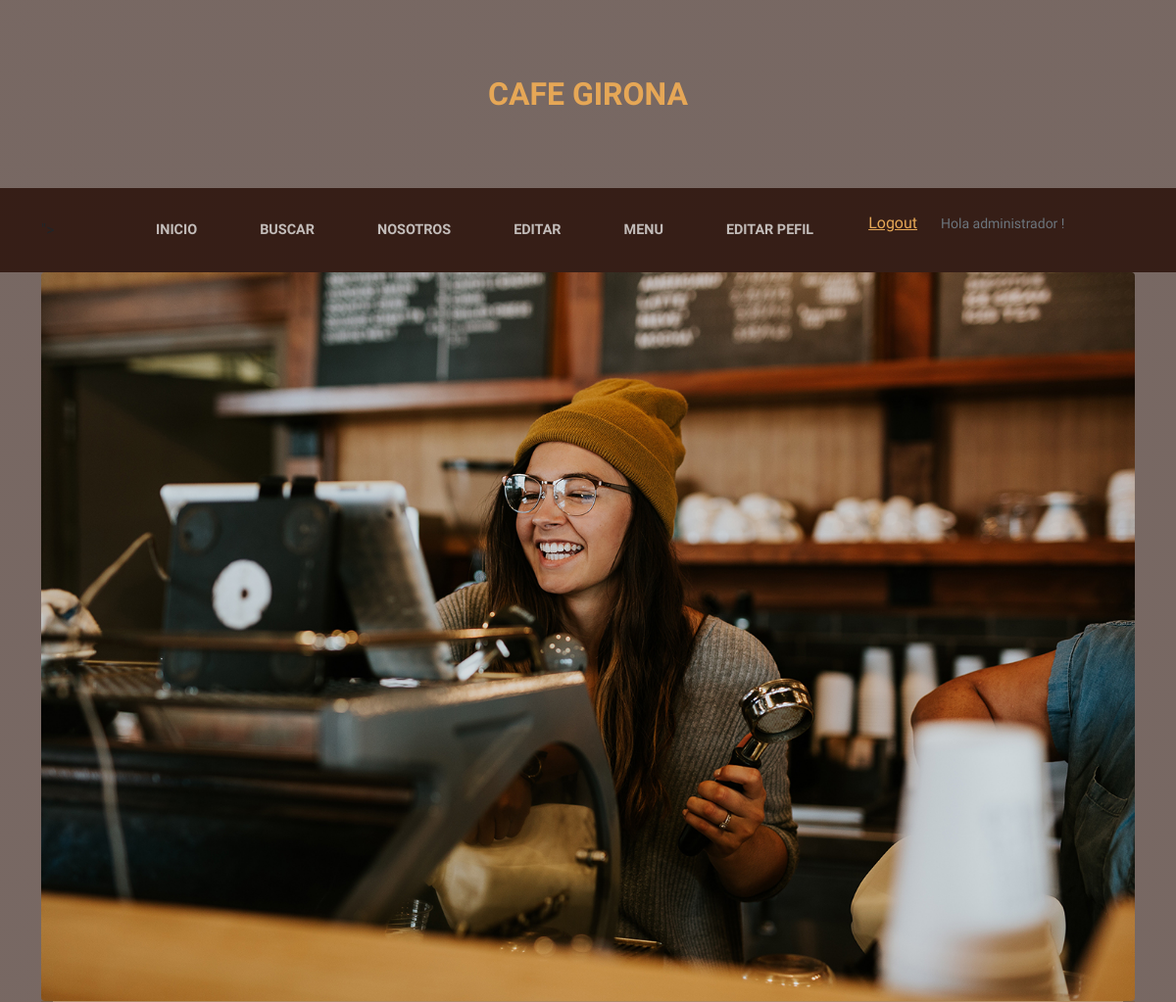
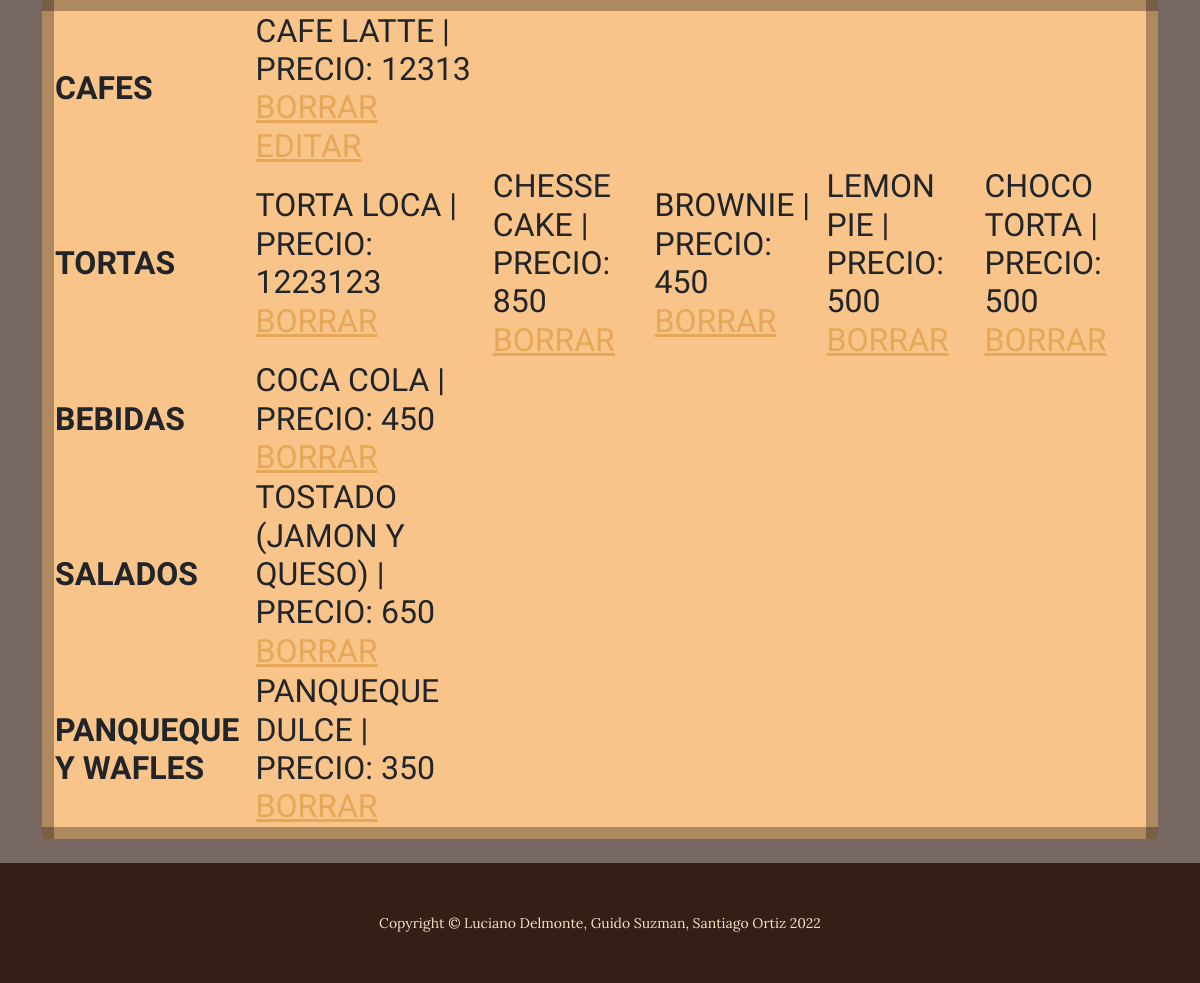
The page /menu/ (signed in) on the database its author committed (2 pictures, top to bottom).
### app_tienda/models.py (models this page shows)
class Cafe(models.Model):
    nombre_cafe =  models.CharField(max_length=50)
    precio = models.IntegerField()
    descripcion = models.CharField(max_length = 100)
    def __str__(self):
        return f"{self.nombre_cafe} | Precio: {self.precio}"

class Torta(models.Model):
    nombre_torta = models.CharField(max_length = 50)
    precio = models.IntegerField()
    descripcion = models.CharField(max_length = 100)
    def __str__(self):
        return f"{self.nombre_torta} | Precio: {self.precio} "

class Bebidas(models.Model):
    nombre_bebida = models.CharField(max_length = 100)
    precio = models.IntegerField()
    def __str__(self):
        return f"{self.nombre_bebida} | Precio: {self.precio}"

class Salados(models.Model):
    nombre_salados = models.CharField(max_length=100)
    precio = models.IntegerField()
    def __str__(self):
        return f"{self.nombre_salados} | Precio: {self.precio}"

class Panqueques_Wafles(models.Model):
    nombre_PW = models.CharField(max_length= 100)
    precio = models.IntegerField()
    def __str__(self):
        return f"{self.nombre_PW} | Precio: {self.precio}"

### app_tienda/views.py (the view)
# urls.py: path("menu/", vista_menu_cafes, name= "app_tienda-menu"),
def vista_menu_cafes(request):
    cafes = Cafe.objects.all()
    tortas = Torta.objects.all()
    bebida = Bebidas.objects.all()
    salados = Salados.objects.all()
    pan_waf = Panqueques_Wafles.objects.all()
    contexto = {"cafes": cafes, "tortas": tortas, "bebida": bebida, "salados": salados, "pan_waf": pan_waf}
    return render(request, "app_tienda/menu.html", contexto)

### app_tienda/templates/app_tienda/menu.html
{% extends 'app_tienda/menutemplate.html' %}
{% block contenido %}
<table style="background: rgba(255, 128, 0, 0.3); border: 12px solid rgba(0, 0, 0, 0.3);">
    <tr>
        <th>cafes</th>
    {% for c in cafes %}
        <td>{{c}} <a href="{% url 'app_tienda-borrar-menu' c.id %}">Borrar</a> <a href="{% url 'app_tienda-editar-menu' c.id %}">Editar</a></td>
    {% endfor %}
    </tr>
    <tr>
        <th>tortas</th>
    {% for t in tortas %}
        <td>{{t}} <a href="{% url 'app_tienda-borrar-menu-torta' t.id %}">Borrar</a></td>
    {% endfor %}
    </tr>
    <tr>
        <th>bebidas</th>
    {% for b in bebida %}
        <td> {{b}} <a href="{% url 'app_tienda-borrar-menu-bebida' b.id %}">Borrar</a> </td>
    {% endfor %}
    </tr>
    <tr>
        <th>salados</th>
    {% for s in salados %}
        <td> {{s}} <a href="{% url 'app_tienda-borrar-menu-salados' s.id %}">Borrar</a> </td>
    {% endfor %}
    </tr>
    <tr>
        <th>Panqueque y wafles</th>
    {% for pw in pan_waf %}
        <td> {{pw}} <a href="{% url 'app_tienda-borrar-menu-pan_waf' pw.id %}">Borrar</a> </td>
    {% endfor %}
    </tr>
</table>
{% endblock %}

### app_tienda/templates/app_tienda/menutemplate.html (shortened to what this page needs)
<!DOCTYPE html>
<html lang="en">
    <head>
       {% load static %}
        <link href="{% static 'app_tienda/css/styles.css' %}" rel="stylesheet" />
    </head>
    <body>
        <header>
            <h1 class="site-heading text-center text-faded d-none d-lg-block">
                <span class="site-heading-upper text-primary mb-3">Cafe Girona </span>
                </h1>
        </header>
        <nav class="navbar navbar-expand-lg navbar-dark py-lg-4" id="mainNav">
            <div class="container">
                <div class="collapse navbar-collapse" id="navbarSupportedContent">
                    <ul class="navbar-nav mx-auto">
                        <li class="nav-item px-lg-4"><a class="nav-link text-uppercase" href="{% url 'app_tienda-inicio' %} ">Inicio</a></li>
                        <li class="nav-item px-lg-4"><a class="nav-link text-uppercase" href="{% url 'app_tienda-busqueda-torta' %}">Buscar</a></li>
                        <li class="nav-item px-lg-4"><a class="nav-link text-uppercase" href="{% url 'app_tienda-nosotros' %}">Nosotros</a></li>
                        {% if request.user.is_authenticated %}
                            <li class="nav-item px-lg-4"><a class="nav-link text-uppercase" href="{% url 'app_tienda-vista-admin' %}">Editar</a></li>
                            <li class="nav-item px-lg-4"><a class="nav-link text-uppercase" href="{% url 'app_tienda-menu' %} ">Menu</a></li>
                            <li class="nav-item px-lg-4"><a class="nav-link text-uppercase" href="{% url 'auth-edit_profile' %}">editar pefil</a></li>
                            <a class="nav-item px-lg-4" href="{% url 'auth-logout' %}">Logout</a>
                            <p class="small text-muted mb-4 mb-lg-0""> Hola {{request.user.username}} ! </p>
                        {% else %}
                            <li class="nav-item px-lg-4"><a class="nav-link text-uppercase" href="{% url 'auth-login' %}">Iniciar Sesion</a></li>
                            <li class="nav-item px-lg-4"><a class="nav-link text-uppercase" href="{% url 'auth-register' %} ">Registrarse</a></li>
                        {% endif %}
                    </ul>
                </div>
            </div>
        </nav>
        <section class="">
            <div class="container">
                <div class="">
                    <img class="intro-img img-fluid mb-3 mb-lg-0 rounded" src="{% static 'app_tienda/assets/img/intro.jpg' %}" alt="..." />
                    <div class=" left-0 bg-faded ">
                        <h2 class="section-heading mb-4">
        {% block contenido %}
        {% endblock %}
        </section>
        <footer class="footer text-faded text-center py-5">
            <div class="container"><p class="m-0 small">Copyright &copy; Luciano Delmonte, Guido Suzman, Santiago Ortiz 2022</p></div>
        </footer>
    </body>
</html>

### rows shown on the page
Cafe: nombre_cafe+precio "CAFE LATTE | PRECIO: 12313"
Torta: nombre_torta+precio "TORTA LOCA | PRECIO: 1223123"
Torta: nombre_torta+precio "CHESSE CAKE | PRECIO: 850"
Torta: nombre_torta+precio "BROWNIE | PRECIO: 450"
Torta: nombre_torta+precio "LEMON PIE | PRECIO: 500"
Torta: nombre_torta+precio "CHOCO TORTA | PRECIO: 500"
Bebidas: nombre_bebida+precio "COCA COLA | PRECIO: 450"
Salados: nombre_salados+precio "TOSTADO (JAMON Y QUESO) | PRECIO: 650"
Panqueques_Wafles: nombre_PW+precio "PANQUEQUE DULCE | PRECIO: 350"

### other values the page prints
{{ request.user.username }} "administrador"
